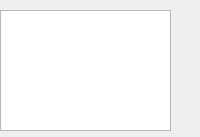
<ui version="4.0" >
 <class>ObjectDialog</class>
 <widget class="QDockWidget" name="ObjectDialog" >
  <property name="geometry" >
   <rect>
    <x>0</x>
    <y>0</y>
    <width>200</width>
    <height>137</height>
   </rect>
  </property>
  <property name="minimumSize" >
   <size>
    <width>200</width>
    <height>130</height>
   </size>
  </property>
  <property name="maximumSize" >
   <size>
    <width>16777215</width>
    <height>150</height>
   </size>
  </property>
  <property name="layoutDirection" >
   <enum>Qt::LeftToRight</enum>
  </property>
  <property name="floating" >
   <bool>false</bool>
  </property>
  <property name="features" >
   <set>QDockWidget::DockWidgetClosable|QDockWidget::DockWidgetVerticalTitleBar</set>
  </property>
  <property name="allowedAreas" >
   <set>Qt::LeftDockWidgetArea</set>
  </property>
  <property name="windowTitle" >
   <string>Loaded Objects</string>
  </property>
  <widget class="QWidget" name="dockWidgetContents" >
   <property name="geometry" >
    <rect>
     <x>20</x>
     <y>0</y>
     <width>180</width>
     <height>137</height>
    </rect>
   </property>
   <widget class="QListWidget" name="listWidget" >
    <property name="geometry" >
     <rect>
      <x>0</x>
      <y>10</y>
      <width>171</width>
      <height>121</height>
     </rect>
    </property>
    <property name="minimumSize" >
     <size>
      <width>0</width>
      <height>0</height>
     </size>
    </property>
    <property name="maximumSize" >
     <size>
      <width>16777215</width>
      <height>16777215</height>
     </size>
    </property>
   </widget>
  </widget>
 </widget>
 <resources/>
 <connections/>
</ui>
